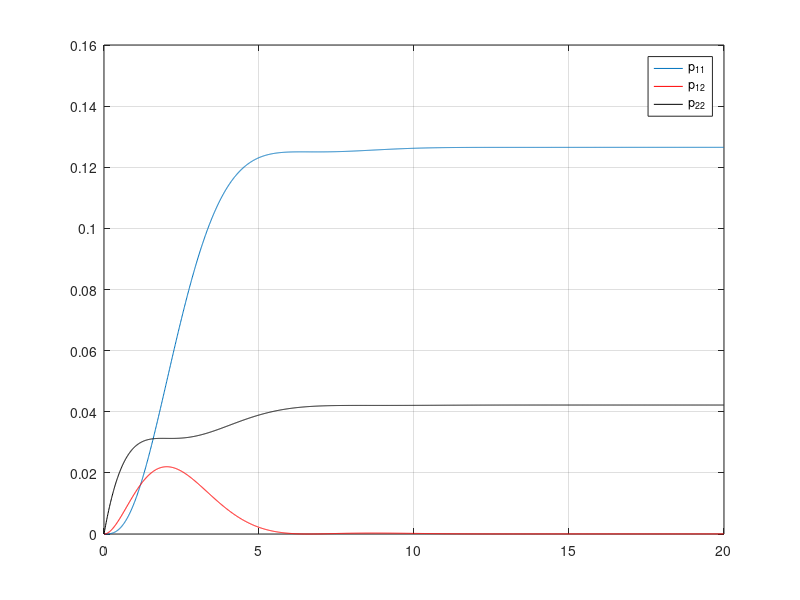
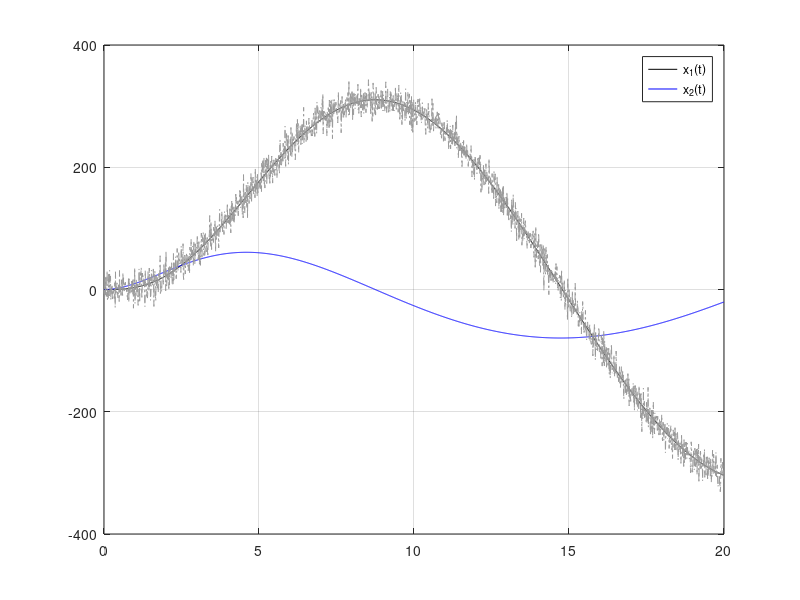

The MATLAB script that drew these images, in order:
% function kalman_bucy_model()
clc, clear all ;
Nt = 2000 ;
m = 3 ;
gamma = 2 ;
k = 1 ;
t = 0 ;
h = 0.01 ;
N = 200 ;
M = 0 ;
p11 = zeros(Nt,1) ;
p12 = zeros(Nt,1) ;
p22 = zeros(Nt,1) ;
x1 = zeros(Nt,1) ;
x2 = zeros(Nt,1) ;
u = sin((0:h:h*Nt-h)/4) ;
M = var(u) ;
y = zeros(Nt,1) ;
for n=2:Nt
    x1(n) = x1(n-1) + h*x2(n-1) ;
    x2(n) = x2(n-1) + h*(-k/m*x1(n-1)-gamma/m*x2(n-1)) + u(n-1) ;
    y(n) = x1(n)+randn()*sqrt(N) ;
    
    p11(n) = p11(n-1) + h*(-1/N*p11(n-1)^2+2*p12(n-1)) ;
    p12(n) = p12(n-1) + h*(-k/m*p11(n-1)-gamma/m*p12(n-1)+p22(n-1)-p11(n-1)*p12(n-1)/N) ;
    p22(n) = p22(n-1) + h*(-2*k/m*p12(n-1)-2*gamma/m*p22(n-1)-p12(n-1)^2/N+M/m^2) ;
end
figure(1) ;
hold off ;
plot(0:h:(Nt-1)*h,p11) ;
hold on ;
plot(0:h:(Nt-1)*h,p12,'r-') ;
plot(0:h:(Nt-1)*h,p22,'k-') ;
grid on ;
legend('p_{11}','p_{12}','p_{22}') ;

figure(2)
hold off ;
plot(0:h:(Nt-1)*h,x1,'k-') ; hold on ;
plot(0:h:(Nt-1)*h,x2,'b-') ; grid on ;
plot(0:h:(Nt-1)*h,y,'k-.','Color',[0.6 .6 .6]) ; grid on ;
%plot(x1,x2)
legend('x_1(t)','x_2(t)') ;
